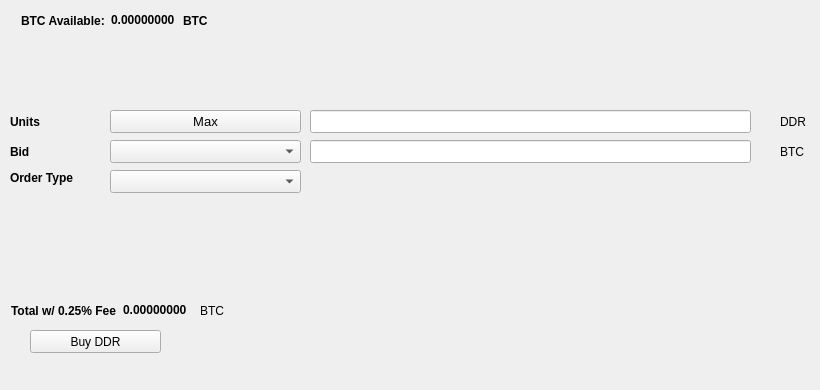
   <widget class="QWidget" name="BuyTab">
    <attribute name="title">
     <string>Buy</string>
    </attribute>
    <widget class="QPushButton" name="BuyDDR">
     <property name="geometry">
      <rect>
       <x>30</x>
       <y>330</y>
       <width>131</width>
       <height>23</height>
      </rect>
     </property>
     <property name="text">
      <string>Buy DDR</string>
     </property>
     <property name="icon">
      <iconset resource="../digidinar.qrc">
       <normaloff>:/icons/bitcoin</normaloff>:/icons/bitcoin</iconset>
     </property>
    </widget>
    <widget class="QLabel" name="label_3">
     <property name="geometry">
      <rect>
       <x>10</x>
       <y>110</y>
       <width>46</width>
       <height>23</height>
      </rect>
     </property>
     <property name="font">
      <font>
       <weight>75</weight>
       <bold>true</bold>
      </font>
     </property>
     <property name="text">
      <string>Units</string>
     </property>
    </widget>
    <widget class="QLineEdit" name="UnitsInput">
     <property name="geometry">
      <rect>
       <x>310</x>
       <y>110</y>
       <width>441</width>
       <height>23</height>
      </rect>
     </property>
     <property name="font">
      <font>
       <pointsize>9</pointsize>
       <weight>75</weight>
       <bold>true</bold>
      </font>
     </property>
    </widget>
    <widget class="QLineEdit" name="BuyBidPriceEdit">
     <property name="geometry">
      <rect>
       <x>310</x>
       <y>140</y>
       <width>441</width>
       <height>23</height>
      </rect>
     </property>
     <property name="font">
      <font>
       <pointsize>9</pointsize>
       <weight>75</weight>
       <bold>true</bold>
      </font>
     </property>
    </widget>
    <widget class="QLabel" name="label_4">
     <property name="geometry">
      <rect>
       <x>780</x>
       <y>110</y>
       <width>31</width>
       <height>23</height>
      </rect>
     </property>
     <property name="text">
      <string>DDR</string>
     </property>
    </widget>
    <widget class="QLabel" name="label_5">
     <property name="geometry">
      <rect>
       <x>780</x>
       <y>140</y>
       <width>31</width>
       <height>23</height>
      </rect>
     </property>
     <property name="text">
      <string>BTC</string>
     </property>
    </widget>
    <widget class="QLabel" name="label_6">
     <property name="geometry">
      <rect>
       <x>10</x>
       <y>140</y>
       <width>46</width>
       <height>23</height>
      </rect>
     </property>
     <property name="font">
      <font>
       <weight>75</weight>
       <bold>true</bold>
      </font>
     </property>
     <property name="text">
      <string>Bid</string>
     </property>
    </widget>
    <widget class="QLabel" name="label_7">
     <property name="geometry">
      <rect>
       <x>10</x>
       <y>170</y>
       <width>91</width>
       <height>16</height>
      </rect>
     </property>
     <property name="font">
      <font>
       <weight>75</weight>
       <bold>true</bold>
      </font>
     </property>
     <property name="text">
      <string>Order Type</string>
     </property>
    </widget>
    <widget class="QPushButton" name="Buy_Max_Amount">
     <property name="geometry">
      <rect>
       <x>110</x>
       <y>110</y>
       <width>191</width>
       <height>23</height>
      </rect>
     </property>
     <property name="font">
      <font>
       <pointsize>10</pointsize>
      </font>
     </property>
     <property name="text">
      <string>Max</string>
     </property>
    </widget>
    <widget class="QComboBox" name="BuyBidcomboBox">
     <property name="geometry">
      <rect>
       <x>110</x>
       <y>140</y>
       <width>191</width>
       <height>23</height>
      </rect>
     </property>
     <property name="font">
      <font>
       <pointsize>10</pointsize>
      </font>
     </property>
    </widget>
    <widget class="QComboBox" name="buyOrdertypeCombo">
     <property name="geometry">
      <rect>
       <x>110</x>
       <y>170</y>
       <width>191</width>
       <height>23</height>
      </rect>
     </property>
     <property name="font">
      <font>
       <pointsize>10</pointsize>
      </font>
     </property>
    </widget>
    <widget class="QWidget" name="layoutWidget1">
     <property name="geometry">
      <rect>
       <x>21</x>
       <y>11</y>
       <width>227</width>
       <height>19</height>
      </rect>
     </property>
     <layout class="QHBoxLayout" name="horizontalLayout_3">
      <item>
       <widget class="QLabel" name="label232">
        <property name="font">
         <font>
          <weight>75</weight>
          <bold>true</bold>
         </font>
        </property>
        <property name="text">
         <string>BTC Available:</string>
        </property>
       </widget>
      </item>
      <item>
       <widget class="QLabel" name="BtcAvailableLbl">
        <property name="palette">
         <palette>
          <active>
           <colorrole role="WindowText">
            <brush brushstyle="SolidPattern">
             <color alpha="255">
              <red>0</red>
              <green>0</green>
              <blue>0</blue>
             </color>
            </brush>
           </colorrole>
           <colorrole role="Button">
            <brush brushstyle="SolidPattern">
             <color alpha="255">
              <red>0</red>
              <green>170</green>
              <blue>0</blue>
             </color>
            </brush>
           </colorrole>
           <colorrole role="Light">
            <brush brushstyle="SolidPattern">
             <color alpha="255">
              <red>0</red>
              <green>255</green>
              <blue>0</blue>
             </color>
            </brush>
           </colorrole>
           <colorrole role="Midlight">
            <brush brushstyle="SolidPattern">
             <color alpha="255">
              <red>0</red>
              <green>212</green>
              <blue>0</blue>
             </color>
            </brush>
           </colorrole>
           <colorrole role="Dark">
            <brush brushstyle="SolidPattern">
             <color alpha="255">
              <red>0</red>
              <green>85</green>
              <blue>0</blue>
             </color>
            </brush>
           </colorrole>
           <colorrole role="Mid">
            <brush brushstyle="SolidPattern">
             <color alpha="255">
              <red>0</red>
              <green>113</green>
              <blue>0</blue>
             </color>
            </brush>
           </colorrole>
           <colorrole role="Text">
            <brush brushstyle="SolidPattern">
             <color alpha="255">
              <red>0</red>
              <green>170</green>
              <blue>0</blue>
             </color>
            </brush>
           </colorrole>
           <colorrole role="BrightText">
            <brush brushstyle="SolidPattern">
             <color alpha="255">
              <red>255</red>
              <green>255</green>
              <blue>255</blue>
             </color>
            </brush>
           </colorrole>
           <colorrole role="ButtonText">
            <brush brushstyle="SolidPattern">
             <color alpha="255">
              <red>0</red>
              <green>0</green>
              <blue>0</blue>
             </color>
            </brush>
           </colorrole>
           <colorrole role="Base">
            <brush brushstyle="SolidPattern">
             <color alpha="255">
              <red>255</red>
              <green>255</green>
              <blue>255</blue>
             </color>
            </brush>
           </colorrole>
           <colorrole role="Window">
            <brush brushstyle="SolidPattern">
             <color alpha="255">
              <red>0</red>
              <green>170</green>
              <blue>0</blue>
             </color>
            </brush>
           </colorrole>
           <colorrole role="Shadow">
            <brush brushstyle="SolidPattern">
             <color alpha="255">
              <red>0</red>
              <green>0</green>
              <blue>0</blue>
             </color>
            </brush>
           </colorrole>
           <colorrole role="AlternateBase">
            <brush brushstyle="SolidPattern">
             <color alpha="255">
              <red>127</red>
              <green>212</green>
              <blue>127</blue>
             </color>
            </brush>
           </colorrole>
           <colorrole role="ToolTipBase">
            <brush brushstyle="SolidPattern">
             <color alpha="255">
              <red>255</red>
              <green>255</green>
              <blue>220</blue>
             </color>
            </brush>
           </colorrole>
           <colorrole role="ToolTipText">
            <brush brushstyle="SolidPattern">
             <color alpha="255">
              <red>0</red>
              <green>0</green>
              <blue>0</blue>
             </color>
            </brush>
           </colorrole>
          </active>
          <inactive>
           <colorrole role="WindowText">
            <brush brushstyle="SolidPattern">
             <color alpha="255">
              <red>0</red>
              <green>0</green>
              <blue>0</blue>
             </color>
            </brush>
           </colorrole>
           <colorrole role="Button">
            <brush brushstyle="SolidPattern">
             <color alpha="255">
              <red>0</red>
              <green>170</green>
              <blue>0</blue>
             </color>
            </brush>
           </colorrole>
           <colorrole role="Light">
            <brush brushstyle="SolidPattern">
             <color alpha="255">
              <red>0</red>
              <green>255</green>
              <blue>0</blue>
             </color>
            </brush>
           </colorrole>
           <colorrole role="Midlight">
            <brush brushstyle="SolidPattern">
             <color alpha="255">
              <red>0</red>
              <green>212</green>
              <blue>0</blue>
             </color>
            </brush>
           </colorrole>
           <colorrole role="Dark">
            <brush brushstyle="SolidPattern">
             <color alpha="255">
              <red>0</red>
              <green>85</green>
              <blue>0</blue>
             </color>
            </brush>
           </colorrole>
           <colorrole role="Mid">
            <brush brushstyle="SolidPattern">
             <color alpha="255">
              <red>0</red>
              <green>113</green>
              <blue>0</blue>
             </color>
            </brush>
           </colorrole>
           <colorrole role="Text">
            <brush brushstyle="SolidPattern">
             <color alpha="255">
              <red>0</red>
              <green>170</green>
              <blue>0</blue>
             </color>
            </brush>
           </colorrole>
           <colorrole role="BrightText">
            <brush brushstyle="SolidPattern">
             <color alpha="255">
              <red>255</red>
              <green>255</green>
              <blue>255</blue>
             </color>
            </brush>
           </colorrole>
           <colorrole role="ButtonText">
            <brush brushstyle="SolidPattern">
             <color alpha="255">
              <red>0</red>
              <green>0</green>
              <blue>0</blue>
             </color>
            </brush>
           </colorrole>
           <colorrole role="Base">
            <brush brushstyle="SolidPattern">
             <color alpha="255">
              <red>255</red>
              <green>255</green>
              <blue>255</blue>
             </color>
            </brush>
           </colorrole>
           <colorrole role="Window">
            <brush brushstyle="SolidPattern">
             <color alpha="255">
              <red>0</red>
              <green>170</green>
              <blue>0</blue>
             </color>
            </brush>
           </colorrole>
           <colorrole role="Shadow">
            <brush brushstyle="SolidPattern">
             <color alpha="255">
              <red>0</red>
              <green>0</green>
              <blue>0</blue>
             </color>
            </brush>
           </colorrole>
           <colorrole role="AlternateBase">
            <brush brushstyle="SolidPattern">
             <color alpha="255">
              <red>127</red>
              <green>212</green>
              <blue>127</blue>
             </color>
            </brush>
           </colorrole>
           <colorrole role="ToolTipBase">
            <brush brushstyle="SolidPattern">
             <color alpha="255">
              <red>255</red>
              <green>255</green>
              <blue>220</blue>
             </color>
            </brush>
           </colorrole>
           <colorrole role="ToolTipText">
            <brush brushstyle="SolidPattern">
             <color alpha="255">
              <red>0</red>
              <green>0</green>
              <blue>0</blue>
             </color>
            </brush>
           </colorrole>
          </inactive>
          <disabled>
           <colorrole role="WindowText">
            <brush brushstyle="SolidPattern">
             <color alpha="255">
              <red>0</red>
              <green>85</green>
              <blue>0</blue>
             </color>
            </brush>
           </colorrole>
           <colorrole role="Button">
            <brush brushstyle="SolidPattern">
             <color alpha="255">
              <red>0</red>
              <green>170</green>
              <blue>0</blue>
             </color>
            </brush>
           </colorrole>
           <colorrole role="Light">
            <brush brushstyle="SolidPattern">
             <color alpha="255">
              <red>0</red>
              <green>255</green>
              <blue>0</blue>
             </color>
            </brush>
           </colorrole>
           <colorrole role="Midlight">
            <brush brushstyle="SolidPattern">
             <color alpha="255">
              <red>0</red>
              <green>212</green>
              <blue>0</blue>
             </color>
            </brush>
           </colorrole>
           <colorrole role="Dark">
            <brush brushstyle="SolidPattern">
             <color alpha="255">
              <red>0</red>
              <green>85</green>
              <blue>0</blue>
             </color>
            </brush>
           </colorrole>
           <colorrole role="Mid">
            <brush brushstyle="SolidPattern">
             <color alpha="255">
              <red>0</red>
              <green>113</green>
              <blue>0</blue>
             </color>
            </brush>
           </colorrole>
           <colorrole role="Text">
            <brush brushstyle="SolidPattern">
             <color alpha="255">
              <red>0</red>
              <green>85</green>
              <blue>0</blue>
             </color>
            </brush>
           </colorrole>
           <colorrole role="BrightText">
            <brush brushstyle="SolidPattern">
             <color alpha="255">
              <red>255</red>
              <green>255</green>
              <blue>255</blue>
             </color>
            </brush>
           </colorrole>
           <colorrole role="ButtonText">
            <brush brushstyle="SolidPattern">
             <color alpha="255">
              <red>0</red>
              <green>85</green>
              <blue>0</blue>
             </color>
            </brush>
           </colorrole>
           <colorrole role="Base">
            <brush brushstyle="SolidPattern">
             <color alpha="255">
              <red>0</red>
              <green>170</green>
              <blue>0</blue>
             </color>
            </brush>
           </colorrole>
           <colorrole role="Window">
            <brush brushstyle="SolidPattern">
             <color alpha="255">
              <red>0</red>
              <green>170</green>
              <blue>0</blue>
             </color>
            </brush>
           </colorrole>
           <colorrole role="Shadow">
            <brush brushstyle="SolidPattern">
             <color alpha="255">
              <red>0</red>
              <green>0</green>
              <blue>0</blue>
             </color>
            </brush>
           </colorrole>
           <colorrole role="AlternateBase">
            <brush brushstyle="SolidPattern">
             <color alpha="255">
              <red>0</red>
              <green>170</green>
              <blue>0</blue>
             </color>
            </brush>
           </colorrole>
           <colorrole role="ToolTipBase">
            <brush brushstyle="SolidPattern">
             <color alpha="255">
              <red>255</red>
              <green>255</green>
              <blue>220</blue>
             </color>
            </brush>
           </colorrole>
           <colorrole role="ToolTipText">
            <brush brushstyle="SolidPattern">
             <color alpha="255">
              <red>0</red>
              <green>0</green>
              <blue>0</blue>
             </color>
            </brush>
           </colorrole>
          </disabled>
         </palette>
        </property>
        <property name="font">
         <font>
          <weight>75</weight>
          <bold>true</bold>
         </font>
        </property>
        <property name="text">
         <string>0.00000000</string>
        </property>
        <property name="textInteractionFlags">
         <set>Qt::LinksAccessibleByMouse|Qt::TextSelectableByKeyboard|Qt::TextSelectableByMouse</set>
        </property>
       </widget>
      </item>
      <item>
       <widget class="QLabel" name="BtcAvailableLbl_2">
        <property name="font">
         <font>
          <weight>75</weight>
          <bold>true</bold>
         </font>
        </property>
        <property name="text">
         <string>BTC</string>
        </property>
       </widget>
      </item>
     </layout>
    </widget>
    <widget class="QWidget" name="layoutWidge2">
     <property name="geometry">
      <rect>
       <x>11</x>
       <y>301</y>
       <width>259</width>
       <height>19</height>
      </rect>
     </property>
     <layout class="QHBoxLayout" name="horizontalLayout_4">
      <item>
       <widget class="QLabel" name="label_9">
        <property name="font">
         <font>
          <weight>75</weight>
          <bold>true</bold>
         </font>
        </property>
        <property name="text">
         <string>Total w/ 0.25% Fee</string>
        </property>
       </widget>
      </item>
      <item>
       <widget class="QLabel" name="BuyCostLabel">
        <property name="palette">
         <palette>
          <active>
           <colorrole role="WindowText">
            <brush brushstyle="SolidPattern">
             <color alpha="255">
              <red>0</red>
              <green>0</green>
              <blue>0</blue>
             </color>
            </brush>
           </colorrole>
           <colorrole role="Button">
            <brush brushstyle="SolidPattern">
             <color alpha="255">
              <red>0</red>
              <green>170</green>
              <blue>0</blue>
             </color>
            </brush>
           </colorrole>
           <colorrole role="Light">
            <brush brushstyle="SolidPattern">
             <color alpha="255">
              <red>0</red>
              <green>255</green>
              <blue>0</blue>
             </color>
            </brush>
           </colorrole>
           <colorrole role="Midlight">
            <brush brushstyle="SolidPattern">
             <color alpha="255">
              <red>0</red>
              <green>212</green>
              <blue>0</blue>
             </color>
            </brush>
           </colorrole>
           <colorrole role="Dark">
            <brush brushstyle="SolidPattern">
             <color alpha="255">
              <red>0</red>
              <green>85</green>
              <blue>0</blue>
             </color>
            </brush>
           </colorrole>
           <colorrole role="Mid">
            <brush brushstyle="SolidPattern">
             <color alpha="255">
              <red>0</red>
              <green>113</green>
              <blue>0</blue>
             </color>
            </brush>
           </colorrole>
           <colorrole role="Text">
            <brush brushstyle="SolidPattern">
             <color alpha="255">
              <red>0</red>
              <green>170</green>
              <blue>0</blue>
             </color>
            </brush>
           </colorrole>
           <colorrole role="BrightText">
            <brush brushstyle="SolidPattern">
             <color alpha="255">
              <red>255</red>
              <green>255</green>
              <blue>255</blue>
             </color>
            </brush>
           </colorrole>
           <colorrole role="ButtonText">
            <brush brushstyle="SolidPattern">
             <color alpha="255">
              <red>0</red>
              <green>0</green>
              <blue>0</blue>
             </color>
            </brush>
           </colorrole>
           <colorrole role="Base">
            <brush brushstyle="SolidPattern">
             <color alpha="255">
              <red>255</red>
              <green>255</green>
              <blue>255</blue>
             </color>
            </brush>
           </colorrole>
           <colorrole role="Window">
            <brush brushstyle="SolidPattern">
             <color alpha="255">
              <red>0</red>
              <green>170</green>
              <blue>0</blue>
             </color>
            </brush>
           </colorrole>
           <colorrole role="Shadow">
            <brush brushstyle="SolidPattern">
             <color alpha="255">
              <red>0</red>
              <green>0</green>
              <blue>0</blue>
             </color>
            </brush>
           </colorrole>
           <colorrole role="AlternateBase">
            <brush brushstyle="SolidPattern">
             <color alpha="255">
              <red>127</red>
              <green>212</green>
              <blue>127</blue>
             </color>
            </brush>
           </colorrole>
           <colorrole role="ToolTipBase">
            <brush brushstyle="SolidPattern">
             <color alpha="255">
              <red>255</red>
              <green>255</green>
              <blue>220</blue>
             </color>
            </brush>
           </colorrole>
           <colorrole role="ToolTipText">
            <brush brushstyle="SolidPattern">
             <color alpha="255">
              <red>0</red>
              <green>0</green>
              <blue>0</blue>
             </color>
            </brush>
           </colorrole>
          </active>
          <inactive>
           <colorrole role="WindowText">
            <brush brushstyle="SolidPattern">
             <color alpha="255">
              <red>0</red>
              <green>0</green>
              <blue>0</blue>
             </color>
            </brush>
           </colorrole>
           <colorrole role="Button">
            <brush brushstyle="SolidPattern">
             <color alpha="255">
              <red>0</red>
              <green>170</green>
              <blue>0</blue>
             </color>
            </brush>
           </colorrole>
           <colorrole role="Light">
            <brush brushstyle="SolidPattern">
             <color alpha="255">
              <red>0</red>
              <green>255</green>
              <blue>0</blue>
             </color>
            </brush>
           </colorrole>
           <colorrole role="Midlight">
            <brush brushstyle="SolidPattern">
             <color alpha="255">
              <red>0</red>
              <green>212</green>
              <blue>0</blue>
             </color>
            </brush>
           </colorrole>
           <colorrole role="Dark">
            <brush brushstyle="SolidPattern">
             <color alpha="255">
              <red>0</red>
              <green>85</green>
              <blue>0</blue>
             </color>
            </brush>
           </colorrole>
           <colorrole role="Mid">
            <brush brushstyle="SolidPattern">
             <color alpha="255">
              <red>0</red>
              <green>113</green>
              <blue>0</blue>
             </color>
            </brush>
           </colorrole>
           <colorrole role="Text">
            <brush brushstyle="SolidPattern">
             <color alpha="255">
              <red>0</red>
              <green>170</green>
              <blue>0</blue>
             </color>
            </brush>
           </colorrole>
           <colorrole role="BrightText">
            <brush brushstyle="SolidPattern">
             <color alpha="255">
              <red>255</red>
              <green>255</green>
              <blue>255</blue>
             </color>
            </brush>
           </colorrole>
           <colorrole role="ButtonText">
            <brush brushstyle="SolidPattern">
             <color alpha="255">
              <red>0</red>
              <green>0</green>
              <blue>0</blue>
             </color>
            </brush>
           </colorrole>
           <colorrole role="Base">
            <brush brushstyle="SolidPattern">
             <color alpha="255">
              <red>255</red>
              <green>255</green>
              <blue>255</blue>
             </color>
            </brush>
           </colorrole>
           <colorrole role="Window">
            <brush brushstyle="SolidPattern">
             <color alpha="255">
              <red>0</red>
              <green>170</green>
              <blue>0</blue>
             </color>
            </brush>
           </colorrole>
           <colorrole role="Shadow">
            <brush brushstyle="SolidPattern">
             <color alpha="255">
              <red>0</red>
              <green>0</green>
              <blue>0</blue>
             </color>
            </brush>
           </colorrole>
           <colorrole role="AlternateBase">
            <brush brushstyle="SolidPattern">
             <color alpha="255">
              <red>127</red>
              <green>212</green>
              <blue>127</blue>
             </color>
            </brush>
           </colorrole>
           <colorrole role="ToolTipBase">
            <brush brushstyle="SolidPattern">
             <color alpha="255">
              <red>255</red>
              <green>255</green>
              <blue>220</blue>
             </color>
            </brush>
           </colorrole>
           <colorrole role="ToolTipText">
            <brush brushstyle="SolidPattern">
             <color alpha="255">
              <red>0</red>
              <green>0</green>
              <blue>0</blue>
             </color>
            </brush>
           </colorrole>
          </inactive>
          <disabled>
           <colorrole role="WindowText">
            <brush brushstyle="SolidPattern">
             <color alpha="255">
              <red>0</red>
              <green>85</green>
              <blue>0</blue>
             </color>
            </brush>
           </colorrole>
           <colorrole role="Button">
            <brush brushstyle="SolidPattern">
             <color alpha="255">
              <red>0</red>
              <green>170</green>
              <blue>0</blue>
             </color>
            </brush>
           </colorrole>
           <colorrole role="Light">
            <brush brushstyle="SolidPattern">
             <color alpha="255">
              <red>0</red>
              <green>255</green>
              <blue>0</blue>
             </color>
            </brush>
           </colorrole>
           <colorrole role="Midlight">
            <brush brushstyle="SolidPattern">
             <color alpha="255">
              <red>0</red>
              <green>212</green>
              <blue>0</blue>
             </color>
            </brush>
           </colorrole>
           <colorrole role="Dark">
            <brush brushstyle="SolidPattern">
             <color alpha="255">
              <red>0</red>
              <green>85</green>
              <blue>0</blue>
             </color>
            </brush>
           </colorrole>
           <colorrole role="Mid">
            <brush brushstyle="SolidPattern">
             <color alpha="255">
              <red>0</red>
              <green>113</green>
              <blue>0</blue>
             </color>
            </brush>
           </colorrole>
           <colorrole role="Text">
            <brush brushstyle="SolidPattern">
             <color alpha="255">
              <red>0</red>
              <green>85</green>
              <blue>0</blue>
             </color>
            </brush>
           </colorrole>
           <colorrole role="BrightText">
            <brush brushstyle="SolidPattern">
             <color alpha="255">
              <red>255</red>
              <green>255</green>
              <blue>255</blue>
             </color>
            </brush>
           </colorrole>
           <colorrole role="ButtonText">
            <brush brushstyle="SolidPattern">
             <color alpha="255">
              <red>0</red>
              <green>85</green>
              <blue>0</blue>
             </color>
            </brush>
           </colorrole>
           <colorrole role="Base">
            <brush brushstyle="SolidPattern">
             <color alpha="255">
              <red>0</red>
              <green>170</green>
              <blue>0</blue>
             </color>
            </brush>
           </colorrole>
           <colorrole role="Window">
            <brush brushstyle="SolidPattern">
             <color alpha="255">
              <red>0</red>
              <green>170</green>
              <blue>0</blue>
             </color>
            </brush>
           </colorrole>
           <colorrole role="Shadow">
            <brush brushstyle="SolidPattern">
             <color alpha="255">
              <red>0</red>
              <green>0</green>
              <blue>0</blue>
             </color>
            </brush>
           </colorrole>
           <colorrole role="AlternateBase">
            <brush brushstyle="SolidPattern">
             <color alpha="255">
              <red>0</red>
              <green>170</green>
              <blue>0</blue>
             </color>
            </brush>
           </colorrole>
           <colorrole role="ToolTipBase">
            <brush brushstyle="SolidPattern">
             <color alpha="255">
              <red>255</red>
              <green>255</green>
              <blue>220</blue>
             </color>
            </brush>
           </colorrole>
           <colorrole role="ToolTipText">
            <brush brushstyle="SolidPattern">
             <color alpha="255">
              <red>0</red>
              <green>0</green>
              <blue>0</blue>
             </color>
            </brush>
           </colorrole>
          </disabled>
         </palette>
        </property>
        <property name="font">
         <font>
          <weight>75</weight>
          <bold>true</bold>
         </font>
        </property>
        <property name="autoFillBackground">
         <bool>false</bool>
        </property>
        <property name="text">
         <string>0.00000000</string>
        </property>
        <property name="textInteractionFlags">
         <set>Qt::LinksAccessibleByMouse|Qt::TextSelectableByMouse</set>
        </property>
       </widget>
      </item>
      <item>
       <widget class="QLabel" name="label_10">
        <property name="font">
         <font>
          <weight>50</weight>
          <bold>false</bold>
         </font>
        </property>
        <property name="text">
         <string>BTC</string>
        </property>
       </widget>
      </item>
     </layout>
    </widget>
    <widget class="QLabel" name="label_24">
     <property name="geometry">
      <rect>
       <x>460</x>
       <y>300</y>
       <width>281</width>
       <height>81</height>
      </rect>
     </property>
     <property name="text">
      <string/>
     </property>
     <property name="pixmap">
      <pixmap>:/images/bittrex</pixmap>
     </property>
    </widget>
   </widget>
